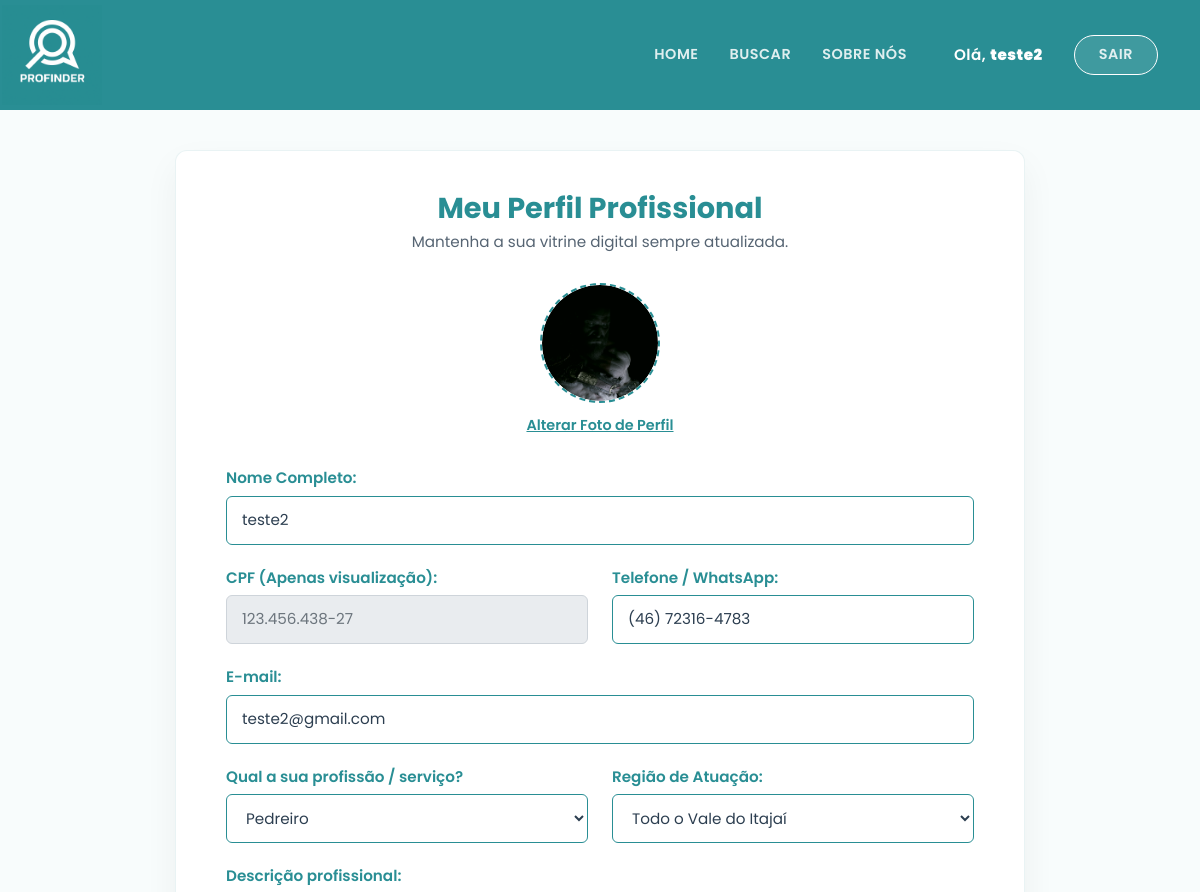
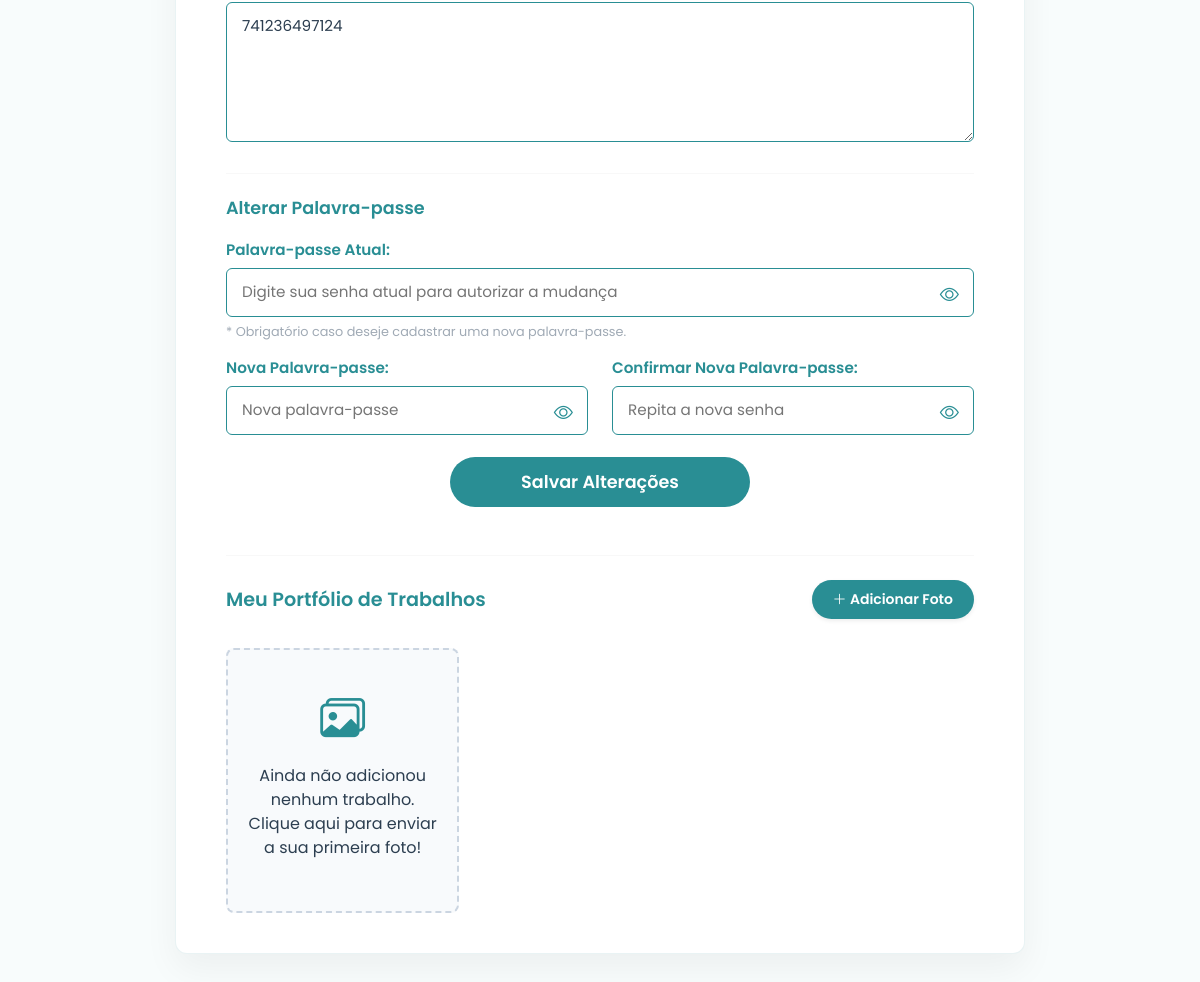
The page /meu-perfil (signed in) on the database its author committed (2 pictures, top to bottom).
### app.py (models this page shows, shortened)
class Profissional(db.Model, UserMixin):
    id = db.Column(db.Integer, primary_key=True)
    nome = db.Column(db.String(100), nullable=False)
    cpf = db.Column(db.String(11), unique=True, nullable=False)
    email = db.Column(db.String(120), unique=True, nullable=False)
    senha = db.Column(db.String(128), nullable=False)
    telefone = db.Column(db.String(20), nullable=True)
    profissao = db.Column(db.String(50), nullable=False)
    bairro = db.Column(db.String(50), nullable=False)
    descricao = db.Column(db.Text, nullable=True)
    avaliacao = db.Column(db.Float, default=5.0)
    foto = db.Column(db.String(255), default='https://cdn-icons-png.flaticon.com/512/3135/3135715.png')
    tipo_conta = db.Column(db.String(20), default='profissional')
    trabalhos = db.relationship('Portfolio', backref='profissional', lazy=True, cascade='all, delete-orphan')

### app.py (the view, shortened to what this page needs)
@app.route('/meu-perfil', methods=['GET', 'POST'])
@login_required
def meu_perfil():
    if current_user.tipo_conta == 'profissional':
        trabalhos_portfolio = Portfolio.query.filter_by(profissional_id=current_user.id).all()
        return render_template('meu_perfil_profissional.html', trabalhos=trabalhos_portfolio)
    else:
        return render_template('meu_perfil_cliente.html')

### app.py (called while the page is built)
@login_manager.user_loader
def load_user(user_id):
    try:
        tipo, real_id = user_id.split('_')
        if tipo == 'usuario':
            return Usuario.query.get(int(real_id))
        elif tipo == 'profissional':
            return Profissional.query.get(int(real_id))
    except ValueError:
        user = Usuario.query.get(int(user_id))
        if user:
            return user
        return Profissional.query.get(int(user_id))
    return None

### app/templates/meu_perfil_profissional.html (shortened to what this page needs)
<!DOCTYPE html>
<html lang="pt-BR">
<head>
    <link href="https://cdn.jsdelivr.net/npm/bootstrap@5.3.2/dist/css/bootstrap.min.css" rel="stylesheet">
    <link rel="stylesheet" href="https://cdn.jsdelivr.net/npm/bootstrap-icons@1.11.1/font/bootstrap-icons.css">
</head>
<body>
    <nav class="navbar navbar-expand-lg navbar-profinder sticky-top">
        <div class="container">
            <a class="navbar-brand" href="{{ url_for('index') }}">
                <img src="{{ url_for('static', filename='img/logo-nome.png') }}" alt="Logo ProFinder">
            </a>
            <div class="collapse navbar-collapse justify-content-end" id="navbarNav">
                <ul class="navbar-nav align-items-center">
                    <li class="nav-item"><a class="nav-link" href="{{ url_for('index') }}">Home</a></li>
                    <li class="nav-item"><a class="nav-link" href="{{ url_for('busca_servicos') }}">Buscar</a></li>
                    <li class="nav-item"><a class="nav-link" href="{{ url_for('sobre') }}">Sobre Nós</a></li>
                    {% if current_user.is_authenticated %}
                        <li class="nav-item ms-lg-3 mt-3 mt-lg-0 d-none d-lg-block">
                            <span class="nav-link active" style="text-transform: none; font-size: 0.95rem;">Olá, <strong>{{ current_user.nome.split()[0] }}</strong></span>
                        </li>
                        <li class="nav-item ms-lg-2 mt-2 mt-lg-0">
                            <a class="nav-link btn-login-nav border border-white rounded-pill px-4" href="{{ url_for('logout') }}" style="background-color: rgba(255,255,255,0.1);">Sair</a>
                        </li>
                    {% endif %}
                </ul>
            </div>
        </div>
    </nav>
    <main class="main-container">
        <div class="card-perfil">
            <div class="cabecalho-perfil">
                <h1 class="titulo-card">Meu Perfil Profissional</h1>
                <p class="subtitulo-card">Mantenha a sua vitrine digital sempre atualizada.</p>
            </div>
            <form id="formPerfil" action="{{ url_for('meu_perfil') }}" method="POST" enctype="multipart/form-data">
                <div class="foto-upload-container" onclick="document.getElementById('inputFoto').click();">
                    <div class="foto-circle" id="fotoPreviewContainer">
                        {% if current_user.foto and current_user.foto != 'https://cdn-icons-png.flaticon.com/512/3135/3135715.png' %}
                            <img src="{{ current_user.foto }}" alt="Sua Foto">
                        {% else %}
                            <i class="bi bi-camera" id="iconeCamera"></i>
                        {% endif %}
                    </div>
                    <span class="foto-label">Alterar Foto de Perfil</span>
                </div>
                <div class="row row-espaco">
                    <div class="col-12">
                        <label class="form-label-custom">Nome Completo:</label>
                        <input type="text" class="form-control-custom" name="nome" value="{{ current_user.nome }}" required>
                    </div>
                </div>
                <div class="row row-espaco">
                    <div class="col-md-6 mb-3 mb-md-0">
                        <label class="form-label-custom">CPF (Apenas visualização):</label>
                        <input type="text" class="form-control-custom form-control-disabled" id="cpf-visualizacao" value="{{ current_user.cpf }}" readonly>
                    </div>
                    <div class="col-md-6">
                        <label class="form-label-custom">Telefone / WhatsApp:</label>
                        <input type="text" class="form-control-custom" name="telefone" placeholder="(00) 00000-0000" oninput="mascaraTelefone(this)" maxlength="15" value="{{ current_user.telefone or '' }}" required autocomplete="tel">
                    </div>
                </div>
                <div class="row row-espaco">
                    <div class="col-12">
                        <label class="form-label-custom">E-mail:</label>
                        <input type="email" class="form-control-custom" name="email" value="{{ current_user.email }}" required>
                    </div>
                </div>
                <div class="row row-espaco">
                    <div class="col-md-6 mb-3 mb-md-0">
                        <label class="form-label-custom">Qual a sua profissão / serviço?</label>
                        <select class="form-select-custom" name="profissao" required>
                            <option value="Pedreiro" {% if current_user.profissao == 'Pedreiro' %}selected{% endif %}>Pedreiro</option>
                        </select>
                    </div>
                    <div class="col-md-6">
                        <label class="form-label-custom">Região de Atuação:</label>
                        <select class="form-select-custom" name="regiao" required>
                            <option value="todas" {% if current_user.bairro == 'todas' %}selected{% endif %}>Todo o Vale do Itajaí</option>
                        </select>
                    </div>
                </div>
                <div class="row row-espaco">
                    <div class="col-12">
                        <label class="form-label-custom">Descrição profissional:</label>
                        <textarea class="form-control-custom" name="descricao" rows="5" placeholder="Descreva os seus serviços, anos de experiência e o que o diferencia ..." required>{{ current_user.descricao or '' }}</textarea>
                    </div>
                </div>
                <hr class="mt-4 mb-4" style="border-color: rgba(0,0,0,0.1);">
                <h5 style="color: var(--cor-primaria); font-weight: 600; font-size: 1.1rem; margin-bottom: 20px;">Alterar Palavra-passe</h5>
                <div class="row row-espaco">
                    <div class="col-12 mb-3">
                        <label class="form-label-custom">Palavra-passe Atual:</label>
                        <div class="password-container">
                            <input type="password" class="form-control-custom" name="senha_atual" id="senha_atual" placeholder="Digite sua senha atual para autorizar a mudança">
                            <i class="bi bi-eye toggle-password" onclick="togglePassword('senha_atual', this)"></i>
                        </div>
                        <span class="aviso-senha">* Obrigatório caso deseje cadastrar uma nova palavra-passe.</span>
                    </div>
                    <div class="col-md-6 mb-3 mb-md-0">
                        <label class="form-label-custom">Nova Palavra-passe:</label>
                        <div class="password-container">
                            <input type="password" class="form-control-custom" name="nova_senha" id="nova_senha" placeholder="Nova palavra-passe">
                            <i class="bi bi-eye toggle-password" onclick="togglePassword('nova_senha', this)"></i>
                        </div>
                    </div>
                    <div class="col-md-6">
                        <label class="form-label-custom">Confirmar Nova Palavra-passe:</label>
                        <div class="password-container">
                            <input type="password" class="form-control-custom" name="confirma_senha" id="confirma_senha" placeholder="Repita a nova senha">
                            <i class="bi bi-eye toggle-password" onclick="togglePassword('confirma_senha', this)"></i>
                        </div>
                    </div>
                </div>
                <button type="submit" class="btn-submit mb-4">Salvar Alterações</button>
            </form>
            <hr class="mt-5 mb-4" style="border-color: rgba(0,0,0,0.1);">
            <div class="d-flex justify-content-between align-items-center mb-4">
                <h5 style="color: var(--cor-primaria); font-weight: 600; font-size: 1.2rem; margin: 0;">Meu Portfólio de Trabalhos</h5>
                <button type="button" class="btn btn-sm shadow-sm" style="background-color: var(--cor-primaria); color: white; border-radius: 30px; padding: 8px 20px; font-weight: 600;" data-bs-toggle="modal" data-bs-target="#modalPortfolio">
                    <i class="bi bi-plus-lg"></i> Adicionar Foto
                </button>
            </div>
            <div class="row row-cols-1 row-cols-sm-2 row-cols-md-3 g-4">
                {% if trabalhos %}
                    {% for trabalho in trabalhos %}
                        <div class="col">
                            <div class="card h-100 border-0 shadow-sm" style="border-radius: 10px; overflow: hidden; border: 1px solid rgba(0,0,0,0.05) !important;">
                                <img src="{{ trabalho.imagem_url }}" class="card-img-top" alt="{{ trabalho.titulo }}" style="height: 160px; object-fit: cover;">
                                <div class="card-body p-3 text-center">
                                    <h6 class="card-title mb-1" style="color: var(--cor-primaria); font-weight: 600;">{{ trabalho.titulo }}</h6>
                                    <small class="text-muted">{{ trabalho.data_conclusao }}</small>
                                </div>
                                <div class="card-footer bg-white border-0 text-center pb-3 pt-0">
                                    <form action="{{ url_for('excluir_portfolio', id=trabalho.id) }}" method="POST" onsubmit="return confirm('Tem certeza que deseja excluir este trabalho?');">
                                        <button type="submit" class="btn btn-outline-danger btn-sm rounded-circle" title="Excluir Trabalho" style="width: 35px; height: 35px; padding: 0; line-height: 35px;">
                                            <i class="bi bi-trash"></i>
                                        </button>
                                    </form>
                                </div>
                            </div>
                        </div>
                    {% endfor %}
                {% else %}
                    <div class="col-12">
                        <div class="portfolio-placeholder" onclick="document.querySelector('[data-bs-target=\'#modalPortfolio\']').click();">
                            <i class="bi bi-images"></i>
                            <p>Ainda não adicionou nenhum trabalho. Clique aqui para enviar a sua primeira foto!</p>
                        </div>
                    </div>
                {% endif %}
            </div>
        </div>
    </main>
</body>
</html>

### app/templates/meu_perfil_profissional.html (style rules this page uses)
:root { --cor-primaria: #298e94; --cor-primaria-hover: #217279; --cor-texto-escuro: #2c3e50; --cor-fundo: #f8fcfc; --cor-placeholder: #a0aab5; }
body { font-family: 'Poppins', sans-serif; background-color: var(--cor-fundo); min-height: 100vh; margin: 0; display: flex; flex-direction: column; }
.navbar-profinder { background-color: var(--cor-primaria); padding: 0; }
.navbar-brand img { height: 100px; margin-left: -40px; transition: opacity 0.3s ease; }
.nav-link { color: rgba(255, 255, 255, 0.85) !important; font-weight: 600; font-size: 0.9rem; text-transform: uppercase; letter-spacing: 0.5px; margin-left: 15px; position: relative; transition: color 0.3s ease; }
.nav-link:hover, .nav-link.active { color: white !important; }
.btn-login-nav { transition: all 0.3s ease !important; }
.main-container { flex: 1; padding: 40px 20px; display: flex; justify-content: center; align-items: flex-start; }
.card-perfil { background-color: white; border-radius: 12px; padding: 40px 50px; width: 100%; max-width: 850px; box-shadow: 0 15px 35px rgba(0,0,0,0.05); border: 1px solid rgba(41, 142, 148, 0.1); }
.cabecalho-perfil { text-align: center; margin-bottom: 30px; }
.titulo-card { color: var(--cor-primaria); font-weight: 700; font-size: 1.8rem; margin-bottom: 5px; }
.subtitulo-card { color: var(--cor-texto-escuro); font-size: 0.95rem; font-weight: 400; opacity: 0.8; }
.foto-upload-container { display: flex; flex-direction: column; align-items: center; margin-bottom: 30px; cursor: pointer; }
.foto-circle { width: 120px; height: 120px; border: 2px dashed var(--cor-primaria); border-radius: 50%; display: flex; justify-content: center; align-items: center; color: var(--cor-primaria); font-size: 35px; margin-bottom: 12px; transition: all 0.3s; overflow: hidden; background-color: #f8fcfc; }
.foto-circle img { width: 100%; height: 100%; object-fit: cover; border-radius: 50%; }
.foto-label { color: var(--cor-primaria); font-size: 0.9rem; font-weight: 600; text-decoration: underline; }
.form-label-custom { color: var(--cor-primaria); font-weight: 600; margin-bottom: 6px; font-size: 0.95rem; display: block; }
.form-control-custom, .form-select-custom { width: 100%; padding: 12px 15px; border: 1px solid var(--cor-primaria); border-radius: 6px; font-family: 'Poppins', sans-serif; font-size: 0.95rem; color: var(--cor-texto-escuro); outline: none; transition: all 0.3s; background-color: transparent; }
.form-control-disabled { background-color: #e9ecef; color: #6c757d; border-color: #ced4da; cursor: not-allowed; }
.password-container { position: relative; width: 100%; }
.password-container .form-control-custom { padding-right: 45px; }
.toggle-password { position: absolute; right: 15px; top: 14px; cursor: pointer; color: var(--cor-primaria); font-size: 1.2rem; transition: color 0.3s; }
.row-espaco { margin-bottom: 22px; }
.btn-submit { background-color: var(--cor-primaria); color: white; font-weight: 600; padding: 12px 40px; font-size: 1.1rem; border: none; border-radius: 30px; transition: all 0.3s; width: 100%; max-width: 300px; margin: 20px auto 0; display: block; }
.aviso-senha { font-size: 0.8rem; color: var(--cor-placeholder); margin-top: 5px; display: block; }
.portfolio-placeholder { border: 2px dashed #cbd5e1; border-radius: 8px; padding: 35px 20px; text-align: center; background-color: #f8fafc; color: var(--cor-texto-escuro); display: flex; flex-direction: column; align-items: center; gap: 12px; margin-top: 5px; transition: all 0.3s ease; }
.portfolio-placeholder i { font-size: 2.8rem; color: var(--cor-primaria); }

### rows shown on the page
Profissional: nome "teste2", foto (picture), cpf "123.456.438-27", telefone "(46) 72316-4783", email "teste2@gmail.com", profissao "Pedreiro", regiao "Todo o Vale do Itajaí", descricao "741236497124"
